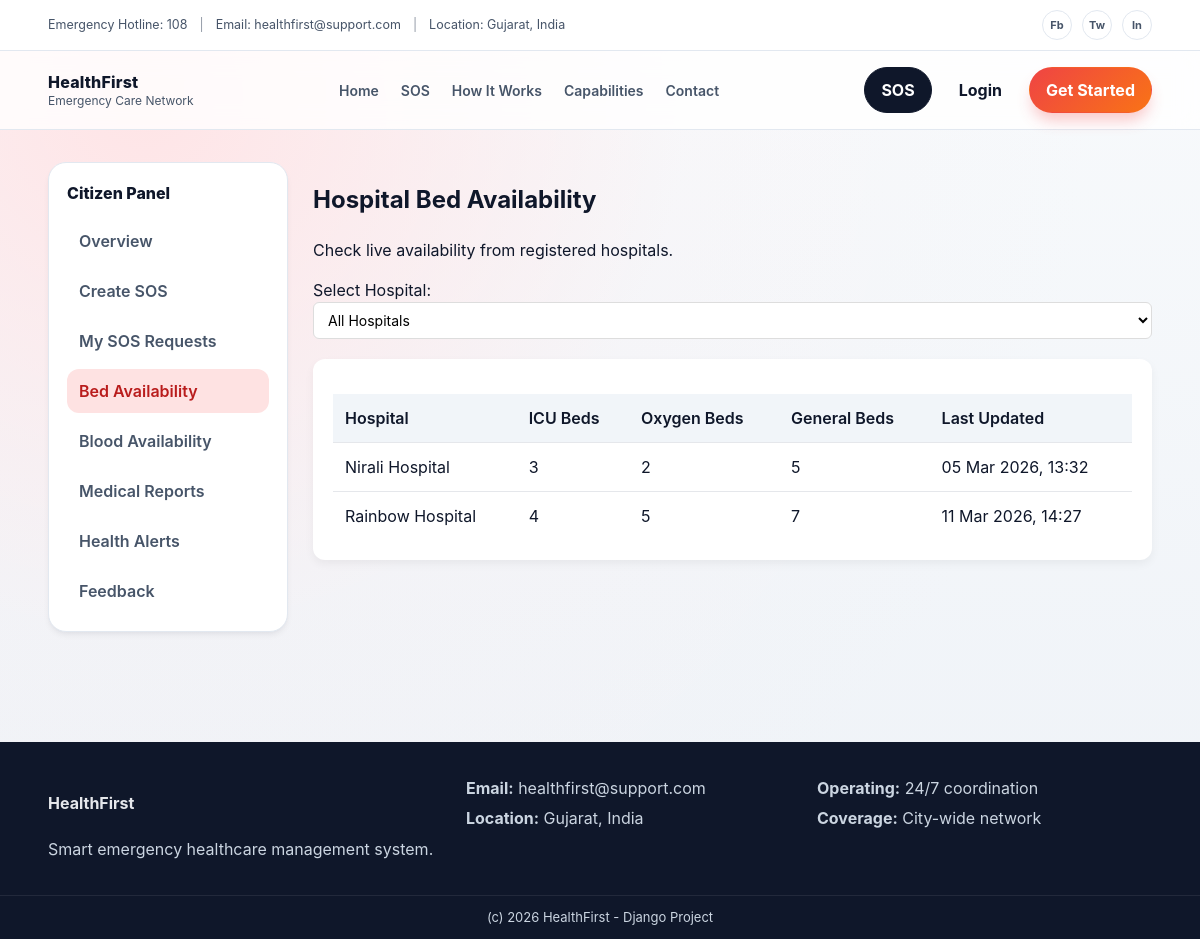
The page /hospitals/view-beds/ on the database as committed earlier.
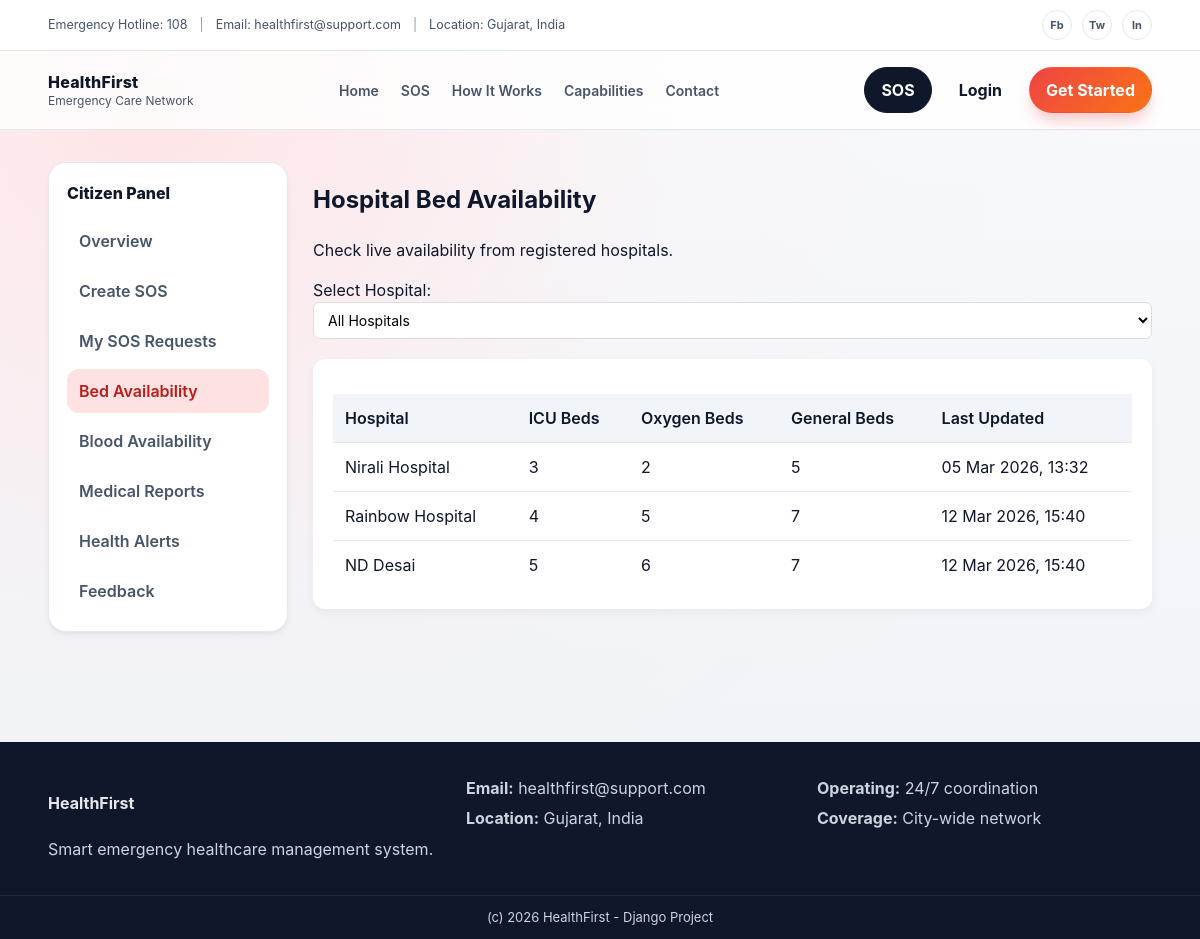
The same page on the database as committed later.
### hospitals/models.py (models this page shows, shortened)
class BedAvailability(models.Model):
    hospital = models.OneToOneField(Hospital, on_delete=models.CASCADE)
    icu_beds = models.IntegerField(default=0)
    oxygen_beds = models.IntegerField(default=0)
    general_beds = models.IntegerField(default=0)
    last_updated = models.DateTimeField(auto_now=True)

class Hospital(models.Model):
    name = models.CharField(max_length=200)
    address = models.TextField()
    admin = models.OneToOneField(
        settings.AUTH_USER_MODEL,
        on_delete=models.SET_NULL,
        null=True,    # allows no admin
        blank=True    # allows blank in admin form
    )
    latitude = models.FloatField(null=True, blank=True)
    longitude = models.FloatField(null=True, blank=True)
    def __str__(self):
        return self.name

### hospitals/views.py (the view)
# urls.py: path('view-beds/', views.view_beds, name='view_beds'),
def view_beds(request):
    hospital_id = request.GET.get("hospital")
    beds = BedAvailability.objects.all()
    if hospital_id:
        beds = beds.filter(hospital_id=hospital_id)
    hospitals = Hospital.objects.all()
    return render(request, "hospitals/view_beds.html", {
        "beds": beds,
        "hospitals": hospitals
    })

### templates/hospitals/view_beds.html (shortened to what this page needs)
{% extends "base.html" %}
{% block content %}
<section class="dash">
<div class="container dash-layout">
<aside class="dash-sidebar">
<div class="dash-brand">Citizen Panel</div>
<nav class="dash-menu">
<a href="{% url 'dashboard' %}">Overview</a>
<a href="{% url 'raise_sos' %}">Create SOS</a>
<a href="{% url 'citizen_sos_status' %}">My SOS Requests</a>
<a class="active" href="{% url 'hospitals:view_beds' %}">Bed Availability</a>
<a href="{% url 'bloodbank:view_bloods' %}">Blood Availability</a>
<a href="{% url 'my_reports' %}">Medical Reports</a>
<a href="{% url 'citizen_alerts' %}">Health Alerts</a>
<a href="{% url 'feedback:submit_feedback' %}">Feedback</a>
</nav>
</aside>
<div class="dash-content">
<div class="dash-head">
<h1>Hospital Bed Availability</h1>
<p class="muted">Check live availability from registered hospitals.</p>
</div>
<div class="filter-box">
<form method="GET">
<label>Select Hospital:</label>
<select name="hospital" onchange="this.form.submit()">
<option value="">All Hospitals</option>
</select>
</form>
</div>
<div class="bed-card">
<table class="bed-table">
<thead>
<tr>
<th>Hospital</th>
<th>ICU Beds</th>
<th>Oxygen Beds</th>
<th>General Beds</th>
<th>Last Updated</th>
</tr>
</thead>
<tbody>
{% for bed in beds %}
<tr>
<td>{{ bed.hospital }}</td>
<td>{{ bed.icu_beds }}</td>
<td>{{ bed.oxygen_beds }}</td>
<td>{{ bed.general_beds }}</td>
<td>{{ bed.last_updated|date:"d M Y, H:i" }}</td>
</tr>
{% empty %}
<tr>
<td colspan="5" style="text-align:center;padding:20px;">
No hospital data available.
</td>
</tr>
{% endfor %}
</tbody>
</table>
</div>
</div>
</div>
</section>
{% endblock %}

Rows that differ between the two databases and show on the page:
changed BedAvailability "Rainbow Hospital": last_updated "11 Mar 2026, 14:27" → "12 Mar 2026, 15:40"
added BedAvailability: hospital "ND Desai", icu_beds "5", oxygen_beds "6", general_beds "7", last_updated "12 Mar 2026, 15:40"
